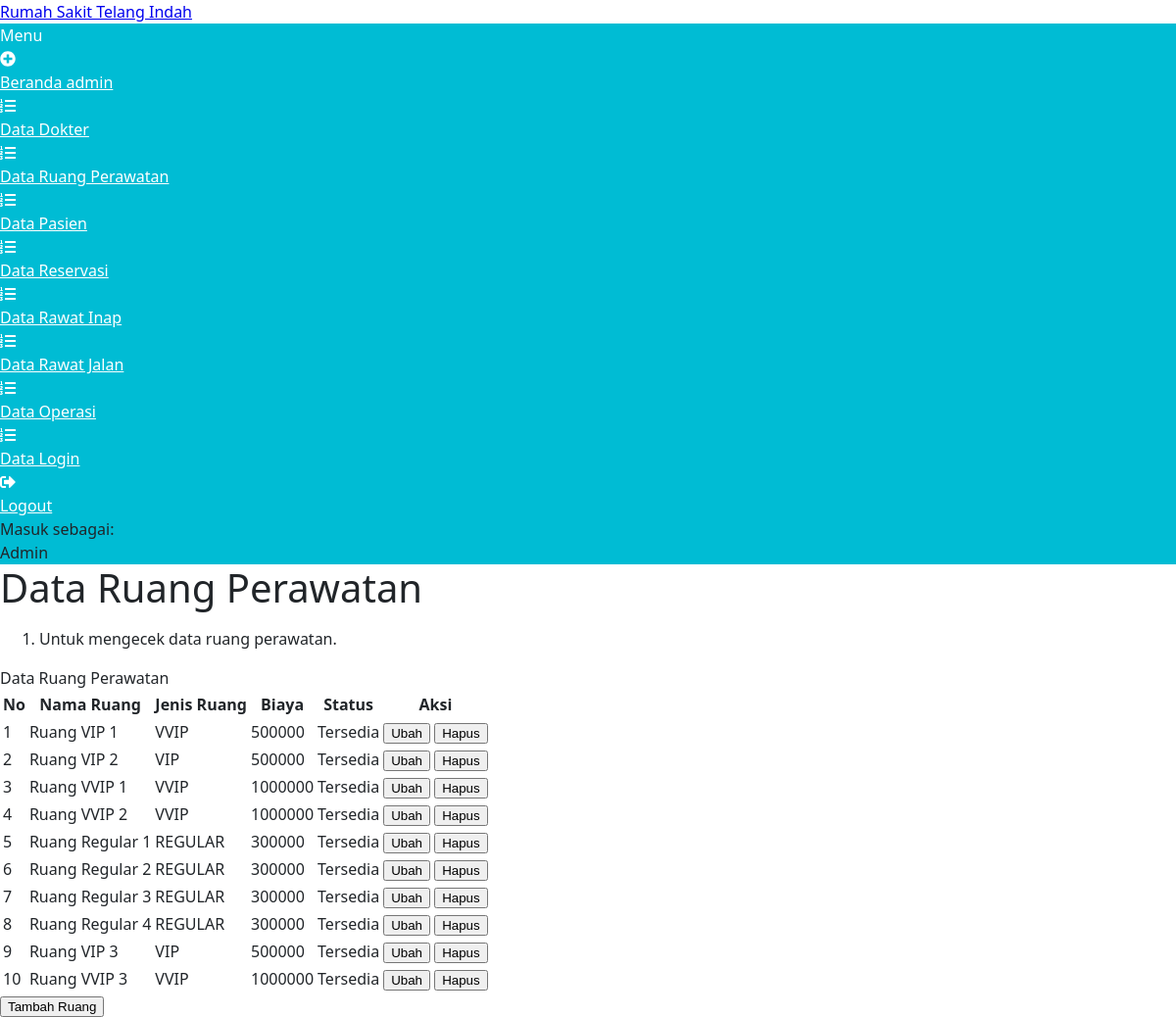
/tabelruangperawatan.php (signed in), run on the app's committed database.
### tables this page shows
CREATE TABLE `ruang_perawatan` (
  `id_ruang` int(11) NOT NULL,
  `nama_ruang` varchar(20) NOT NULL,
  `jenis_ruang` enum('VVIP','VIP','REGULAR') NOT NULL,
  `biaya` int(11) NOT NULL,
  `status` enum('Tersedia','Tidak Tersedia') NOT NULL
);

### tabelruangperawatan.php (the view, shortened to what this page needs)
<?php
require 'function.php';
?>
<!DOCTYPE html>
<html lang="en">
<head>
    <link href="https://cdn.jsdelivr.net/npm/simple-datatables@latest/dist/style.css" rel="stylesheet" />
    <link href="css/styles.css" rel="stylesheet" />
</head>
<body class="sb-nav-fixed">
<nav class="sb-topnav navbar navbar-expand navbar-dark bg-primary">
        <a class="navbar-brand ps-3" href="user.php">Rumah Sakit Telang Indah</a>
    </nav>
    <div id="layoutSidenav">
        <div id="layoutSidenav_nav">
            <nav class="sb-sidenav accordion sb-sidenav-dark bg-cyan" id="sidenavAccordion">
                <div class="sb-sidenav-menu">
                    <div class="nav">
                        <div class="sb-sidenav-menu-heading">Menu</div>
                        <a class="nav-link" href="admin.php">
                            <div class="sb-nav-link-icon"><i class="fas fa-plus-circle"></i></div>
                            Beranda admin
                        </a>
                        <a class="nav-link" href="tabeldokter.php">
                            <div class="sb-nav-link-icon"><i class="fas fa-list-ol"></i></div>
                            Data Dokter
                        </a>
                        <a class="nav-link" href="tabelruangperawatan.php">
                            <div class="sb-nav-link-icon"><i class="fas fa-list-ol"></i></div>
                            Data Ruang Perawatan
                        </a>
                        <a class="nav-link" href="tabelpasien.php">
                            <div class="sb-nav-link-icon"><i class="fas fa-list-ol"></i></div>
                            Data Pasien
                        </a>
                        <a class="nav-link" href="tabelreservasi.php">
                            <div class="sb-nav-link-icon"><i class="fas fa-list-ol"></i></div>
                            Data Reservasi
                        </a>
                        <a class="nav-link" href="tabelrawatinap.php">
                            <div class="sb-nav-link-icon"><i class="fas fa-list-ol"></i></div>
                            Data Rawat Inap
                        </a>
                        <a class="nav-link" href="tabelrawatjalan.php">
                            <div class="sb-nav-link-icon"><i class="fas fa-list-ol"></i></div>
                            Data Rawat Jalan
                        </a>
                        <a class="nav-link" href="tabeloperasi.php">
                            <div class="sb-nav-link-icon"><i class="fas fa-list-ol"></i></div>
                            Data Operasi
                        </a>
                        <a class="nav-link" href="tabellogin.php">
                            <div class="sb-nav-link-icon"><i class="fas fa-list-ol"></i></div>
                            Data Login
                        </a>
                        <a class="nav-link" href="logout.php">
                            <div class="sb-nav-link-icon"><i class="fas fa-sign-out-alt"></i></div>
                            Logout
                        </a>
                    </div>
                </div>
                <div class="sb-sidenav-footer">
                    <div class="small">Masuk sebagai:</div>
                    Admin
                </div>
            </nav>
        </div>
        <div id="layoutSidenav_content">
            <main>
                <div class="container-fluid px-4">
                    <h1 class="mt-4">Data Ruang Perawatan</h1>
                    <ol class="breadcrumb mb-4">
                        <li class="breadcrumb-item active">Untuk mengecek data ruang perawatan.</li>
                    </ol>
                    <div class="mx-auto">
                        <div class="card mb-4">
                            <div class="card-header">
                                Data Ruang Perawatan
                            </div>
                            <div class="card-body">
                                <table id="datatablesSimple" class="table table-striped">
                                    <thead>
                                        <tr>
                                            <th>No</th>
                                            <th>Nama Ruang</th>
                                            <th>Jenis Ruang</th>
                                            <th>Biaya</th>
                                            <th>Status</th>
                                            <th>Aksi</th>
                                        </tr>
                                    </thead>
                                    <tbody>
                                        <?php
                                        $sql2 = "CALL view_ruang_perawatan(15)";
                                        $q2 = mysqli_query($koneksi, $sql2);
                                        $urut = 1;
                                        if ($q2) {
                                            while ($r2 = mysqli_fetch_array($q2)) {
                                                $id = $r2['id_ruang'];
                                                $nama_ruang = $r2['nama_ruang'];
                                                $jenis_ruang = $r2['jenis_ruang'];
                                                $biaya = $r2['biaya'];
                                                $status = $r2['status'];
                                        ?>
                                                <tr>
                                                    <td><?= $urut++ ?></td>
                                                    <td><?= $nama_ruang ?></td>
                                                    <td><?= $jenis_ruang ?></td>
                                                    <td><?= $biaya ?></td>
                                                    <td><?= $status ?></td>
                                                    <td>
                                                        <a href="updateruangperawatan.php?op=edit&id=<?= $id ?>"><button type="button" class="btn btn-warning">Ubah</button></a>
                                                        <a href="tabelruangperawatan.php?op=delete&id=<?= $id ?>" onclick="return confirm('Yakin mau delete data?')"><button type="button" class="btn btn-danger">Hapus</button></a>
                                                    </td>
                                                </tr>
                                            <?php
                                            }
                                        } else {
                                            echo "Gagal mengeksekusi query: " . mysqli_error($koneksi);
                                        }
                                        ?>
                                    </tbody>
                                </table>
                                <button type="button" class="btn btn-primary" id="openModalButton">Tambah Ruang</button>
                            </div>
                        </div>
                    </div>
                </div>
            </main>
        </div>
    </div>
</body>
</html>

### css/styles.css (style rules this page uses)
:root { --bs-blue: #0d6efd; --bs-indigo: #6610f2; --bs-purple: #6f42c1; --bs-pink: #d63384; --bs-red: #dc3545; --bs-orange: #fd7e14; --bs-yellow: #ffc107; --bs-green: #198754; --bs-teal: #20c997; --bs-cyan: #0dcaf0; --bs-white: #fff; --bs-gray: #6c757d; --bs-gray-dark: #343a40; --bs-primary: #0d6efd; --bs-secondary: #6c757d; --bs-success: #198754; --bs-info: #0dcaf0; --bs-warning: #ffc107; --bs-danger: #dc3545; --bs-light: #f8f9fa; --bs-dark: #212529; --bs-font-sans-serif: system-ui, -apple-system, "Segoe UI", Roboto, "Helvetica Neue", Arial, "Noto Sans", "Liberation Sans", sans-serif, "Apple Color Emoji", "Segoe UI Emoji", "Segoe UI Symbol", "Noto Color Emoji"; --bs-font-monospace: SFMono-Regular, Menlo, Monaco, Consolas, "Liberation Mono", "Courier New", monospace; --bs-gradient: linear-gradient(180deg, rgba(255, 255, 255, 0.15), rgba(255, 255, 255, 0)); }
*, *::before, *::after { box-sizing: border-box; }
@media (prefers-reduced-motion: no-preference) { :root { scroll-behavior: smooth; } }
body { margin: 0; font-family: var(--bs-font-sans-serif); font-size: 1rem; font-weight: 400; line-height: 1.5; color: #212529; background-color: #fff; -webkit-text-size-adjust: 100%; -webkit-tap-highlight-color: rgba(0, 0, 0, 0); }
h6, .h6, h5, .h5, h4, .h4, h3, .h3, h2, .h2, h1, .h1 { margin-top: 0; margin-bottom: 0.5rem; font-weight: 500; line-height: 1.2; }
h1, .h1 { font-size: calc(1.375rem + 1.5vw); }
@media (min-width: 1200px) { h1, .h1 { font-size: 2.5rem; } }
body, html { height: 100%; }
#layoutSidenav { display: flex; min-height: 100vh; flex-direction: column; }
#layoutSidenav_content { flex: 1; display: flex; flex-direction: column; }
main { flex: 1; }
.bg-cyan { background-color: #00bcd4 !important; }
.sb-sidenav-menu .nav .sb-sidenav-menu-heading, .sb-sidenav-menu .nav .nav-link { color: white !important; }

### tabelruangperawatan.php (style rules this page uses)
.sb-sidenav-menu .nav .sb-sidenav-menu-heading, .sb-sidenav-menu .nav .nav-link { color: white !important; }

### data on the page
ruang_perawatan: nama_ruang "Ruang VIP 1", jenis_ruang "VVIP", biaya "500000", status "Tersedia"
ruang_perawatan: nama_ruang "Ruang VIP 2", jenis_ruang "VIP", biaya "500000", status "Tersedia"
ruang_perawatan: nama_ruang "Ruang VVIP 1", jenis_ruang "VVIP", biaya "1000000", status "Tersedia"
ruang_perawatan: nama_ruang "Ruang VVIP 2", jenis_ruang "VVIP", biaya "1000000", status "Tersedia"
ruang_perawatan: nama_ruang "Ruang Regular 1", jenis_ruang "REGULAR", biaya "300000", status "Tersedia"
ruang_perawatan: nama_ruang "Ruang Regular 2", jenis_ruang "REGULAR", biaya "300000", status "Tersedia"
ruang_perawatan: nama_ruang "Ruang Regular 3", jenis_ruang "REGULAR", biaya "300000", status "Tersedia"
ruang_perawatan: nama_ruang "Ruang Regular 4", jenis_ruang "REGULAR", biaya "300000", status "Tersedia"
ruang_perawatan: nama_ruang "Ruang VIP 3", jenis_ruang "VIP", biaya "500000", status "Tersedia"
ruang_perawatan: nama_ruang "Ruang VVIP 3", jenis_ruang "VVIP", biaya "1000000", status "Tersedia"
